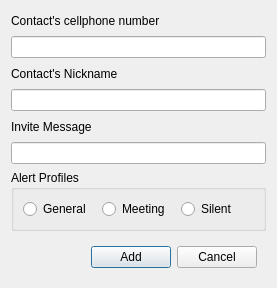
<ui version="4.0" >
 <class>AddContact</class>
 <widget class="QDialog" name="AddContact" >
  <property name="geometry" >
   <rect>
    <x>0</x>
    <y>0</y>
    <width>277</width>
    <height>288</height>
   </rect>
  </property>
  <property name="windowTitle" >
   <string>Add Contact</string>
  </property>
  <layout class="QVBoxLayout" name="verticalLayout" >
   <item>
    <widget class="QLabel" name="cellNumberLabel" >
     <property name="text" >
      <string>Contact's cellphone number</string>
     </property>
    </widget>
   </item>
   <item>
    <widget class="QLineEdit" name="cellphoneLineEdit" />
   </item>
   <item>
    <widget class="QLabel" name="nickLabel" >
     <property name="text" >
      <string>Contact's Nickname</string>
     </property>
    </widget>
   </item>
   <item>
    <widget class="QLineEdit" name="nicknameLineEdit" />
   </item>
   <item>
    <widget class="QLabel" name="inviteMsgLabel" >
     <property name="text" >
      <string>Invite Message</string>
     </property>
    </widget>
   </item>
   <item>
    <widget class="QLineEdit" name="inviteMsgLineEdit" />
   </item>
   <item>
    <widget class="QGroupBox" name="alertProfileGroupBox" >
     <property name="title" >
      <string>Alert Profiles</string>
     </property>
     <layout class="QHBoxLayout" name="horizontalLayout" >
      <item>
       <widget class="QRadioButton" name="generalRadioButton" >
        <property name="text" >
         <string>General</string>
        </property>
       </widget>
      </item>
      <item>
       <widget class="QRadioButton" name="meetingRadioButton" >
        <property name="text" >
         <string>Meeting</string>
        </property>
       </widget>
      </item>
      <item>
       <widget class="QRadioButton" name="silentRadioButton" >
        <property name="text" >
         <string>Silent</string>
        </property>
       </widget>
      </item>
     </layout>
    </widget>
   </item>
   <item>
    <widget class="QWidget" native="1" name="buttonsWidget" >
     <layout class="QHBoxLayout" name="horizontalLayout_2" >
      <item>
       <spacer name="horizontalSpacer" >
        <property name="orientation" >
         <enum>Qt::Horizontal</enum>
        </property>
        <property name="sizeHint" stdset="0" >
         <size>
          <width>40</width>
          <height>20</height>
         </size>
        </property>
       </spacer>
      </item>
      <item>
       <widget class="QPushButton" name="addButton" >
        <property name="text" >
         <string>Add</string>
        </property>
       </widget>
      </item>
      <item>
       <widget class="QPushButton" name="cancelButton" >
        <property name="text" >
         <string>Cancel</string>
        </property>
       </widget>
      </item>
     </layout>
    </widget>
   </item>
  </layout>
 </widget>
 <resources/>
 <connections/>
</ui>
